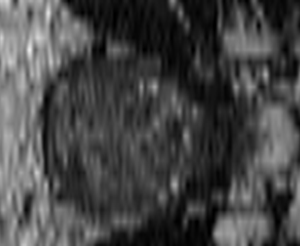
%> input picture test_recon/data_1/a0-188.png (cropped and resized to the size of MATLAB's example picture), 300 x 246 px, given in place of coins.png, which was not available
$ octave test_blend.m   (GNU Octave 9; MATLAB toolbox functions it lacks are replaced by stand-ins)
%> lines starting %> are read from the running program, lines starting %| are printed output that depends on the picture; in (x1, y1, x2, y2) boxes, pixels count from 0 and x2, y2 are one past the last pixel; in counts of white or black regions, pixels touching at a corner belong together; the program's own positions count from 1; pictures that were not available may be replaced by others from this repository, and a replacement may not be noted
%> further down, I is the input picture: size 246x300 uint8; min 0, max 236, mean 70
### interpolation_2d.m
function [A,B] = interpolation_2d(path,inter_num);
%> called with path = './test.png', inter_num = 2
% path  is pic de dress
% inter_num is intervals sample

img = imread(path);
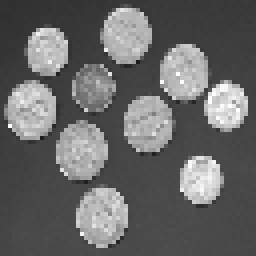
%> input picture test_recon/data_1/test.png, 64 x 64 px (shown 4 times larger)
%> img is the input picture: size 64x64 uint8; min 27, max 255, mean 103.1
% t = (img - min(img(:))) / (max(img(:)) - min(img(:)));
% img = t*255;
intervals=inter_num;
A=zeros(size(img));
B=zeros(size(img));

A(1:intervals:end,:)=img(1:intervals:end,:);
B(:,1:intervals:end)=img(:,1:intervals:end);
% subplot(121);imshow(A,[]);title("横向间隔取值",'FontSize',20);
% subplot(122);imshow(B,[]);title("纵向间隔取值",'FontSize',20);

% 生成网格
[X,Y] = meshgrid(1:size(A,2), 1:size(A,1));

mask=false(size(A));
mask(1:intervals:end,:)=true;
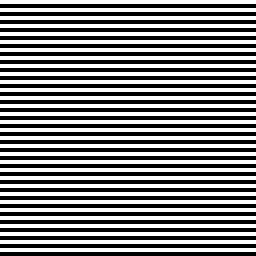
%> mask: size 64x64 logical (shown 4 times larger); 50% white in thin lines or dots

XX=X(1:intervals:end,:);
YY=Y(1:intervals:end,:);
AA=A(1:intervals:end,:);

Xq=X(~mask);
%> Xq = 2048 values from 1 to 64
Yq=Y(~mask);

new_img = interp2(XX, YY, double(AA), Xq, Yq, 'linear');
% figure
% imshow(uint8(A));
A(~mask)=new_img(:);

% figure
% imshow(uint8(A));
% title('横向插值');

%%%  B
% 生成网格
[X,Y] = meshgrid(1:size(B,2), 1:size(B,1));

mask=false(size(B));
mask(:,1:intervals:end)=true;
%> mask: size 64x64 logical; 50% white in thin lines or dots

XX=X(:,1:intervals:end);
YY=Y(:,1:intervals:end);
BB=B(:,1:intervals:end);

Bq=X(~mask);
%> Bq = 2048 values from 2 to 64
By=Y(~mask);

new_b = interp2(XX, YY, double(BB), Bq, By, 'linear');
% figure
% imshow(uint8(B));
B(~mask)=new_b(:);
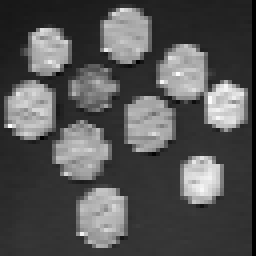
%> B: size 64x64 double (shown 4 times larger); 1.56% of the values are NaN or infinite; the others: min 27, max 255, mean 103.7; drawn with min black, max white, NaN and infinite black
A(isnan(A))=0;
%> A: size 64x64 double; min 0, max 255, mean 102
B(isnan(B))=0;
%> B: size 64x64 double; 1.56% of pixels changed, all inside (x1, y1, x2, y2) = (63, 0, 64, 64)
% figure
% imshow(uint8(B));
% title('竖向插值');

end

### multi_blend_obtain.m

function Pyramid_A = multi_blend_obtain(A)

%gaussian kernel
kernel=fspecial('gaussian',5,1);

%obtain the Gauss Pyramid
G_A0 = double(A);
G_A1 = imfilter(G_A0,kernel,'replicate');
G_A1 = imresize(G_A1,0.5,"Antialiasing",false);
%> G_A1: size 32x32 double
G_A2 = imfilter(G_A1,kernel,'replicate');
G_A2 = imresize(G_A2,0.5,"Antialiasing",false);
G_A3 = imfilter(G_A2,kernel,'replicate');
G_A3 = imresize(G_A3,0.5,"Antialiasing",false);
%> G_A3 = [143 111.1 44.22 19.47 25.53 32.52 52.83 38.64; 150.6 119.3 62.49 34.55 23.43 39.95 76.38 57.27; 135.8 90.95 55.9 53.38 44.4 38.74 64.2 63; 124.4 74.88 62.34 62.22 62.93 40.87 56.49 82.1; 124.7 76.1 67.71 66.43 60.81 42.66 58.22 97.78; 128.8 77.33 61.8 64.12 58.51 40.73 65.14 90.58; 119.3 87.63 62.12 58.06 48.4 45.98 75.92 72.45; 119.3 107.7 74.95 41.73 23.06 52.19 95.05 66.99]
G_A4 = imfilter(G_A3,kernel,'replicate');
%> G_A4 = [131.3 101.7 62.61 36.46 30.97 38.57 47.02 47.57; 129.8 101.6 66.91 43.64 37.17 43.62 53.41 56.18; 121.9 95.84 68.78 52.43 46.1 48.61 57.88 64.73; 113.8 89.8 69.55 59.41 53.53 52.32 61.27 73.32; 110.8 87.94 70.34 62.22 56.37 54.41 64.44 79.47; 110.8 88.91 70.49 60.74 54.9 55.25 66.33 79.2; 111.2 92.01 71.24 56.55 50.35 55.64 68.03 75.32; 112.6 96.44 73.02 52.12 44.95 55.79 70.44 73.22]
G_A4 = imresize(G_A4,0.5,"Antialiasing",false);
%> G_A4 = [120.2 48.94 35.51 51.29; 107.1 61.27 49.15 65.31; 100.8 65.18 54.13 73.89; 105.3 61.61 49.58 72.93]
G_A5 = imfilter(G_A4,kernel,'replicate');
%> G_A5 = [96.41 68.7 51.98 51.85; 93.55 71.03 57.92 59.13; 91.43 72.54 62.25 65.02; 91.18 72.65 63.07 66.8]
G_A5 = imresize(G_A5,0.5,"Antialiasing",false);
%> G_A5 = [83.87 53.32; 82.83 63.86]


%get Laplacian Pyramid
L_A0 = double(G_A0)-imresize(G_A1,size(G_A0),"Antialiasing",false);
L_A1 = double(G_A1)-imresize(G_A2,size(G_A1),"Antialiasing",false);
% subplot(131);imshow(L_A0);
L_A2 = double(G_A2)-imresize(G_A3,size(G_A2),"Antialiasing",false);
L_A3 = double(G_A3)-imresize(G_A4,size(G_A3),"Antialiasing",false);
%> L_A3 = [15.06 3.38 -20.85 -20.09 -8.7 -4.34 6.06 -12.81; 26.87 13.77 -4.38 -8.91 -14.57 -0.629 25.9 2.11; 20.75 -9.86 -14.77 1.68 -1.58 -9.7 5.86 -0.0238; 15.97 -22.24 -10.73 4.93 11.47 -13.28 -8.12 12.55; 20.03 -18.69 -6.08 6.79 6.97 -14.49 -10.52 23.58; 24.13 -17.35 -11.76 4.81 5.1 -16.57 -4.93 14.49; 11.23 -9.01 -10.35 1.58 -1.97 -8.8 7.2 -2.86; 9.7 10.15 2.99 -13.42 -25.87 -1.39 26.96 -7.94]
L_A4 = double(G_A4)-imresize(G_A5,size(G_A4),"Antialiasing",false);
%> L_A4 = [33.5 -28.48 -23.42 1.69; 20.95 -16.55 -12.18 12.3; 15.91 -13.44 -11.97 14.1; 21.01 -17.41 -18.93 9.73]
L_A5 = double(G_A5);
%> L_A5 = [83.87 53.32; 82.83 63.86]


Pyramid_A = {};
Pyramid_A{end+1} = L_A0;
Pyramid_A{end+1} =  L_A1;
Pyramid_A{end+1} =  L_A2;
Pyramid_A{end+1} =  L_A3;
Pyramid_A{end+1} =  L_A4;
Pyramid_A{end+1} =  L_A5;


% [4 lines of commented-out code are left out]


end

### test_blend.m
clear all
close all

I = imread('coins.png');
test_img = imresize(I,[64,64],'Antialiasing',false);
% imwrite(test_img,'./test.png');
% imshow(test_img,[]);
[A,B] = interpolation_2d('./test.png',2);
% subplot(131);imshow(A,[]);title("横向插值后",'FontSize',20);
% subplot(132);imshow(B,[]);title("纵向插值后",'FontSize',20);
% subplot(133);imshow(test_img,[]);title("原图",'FontSize',20);

a = multi_blend_obtain(test_img);
%> a = 6 items
b = multi_blend_obtain(A);
%> b = 6 items
c = multi_blend_obtain(B);
%> in multi_blend_obtain (call 3), `G_A3 = imresize(G_A3,0.5,"Antialiasing",false);`: G_A3 = [57.22 74.15 67.83 112.9 108.8 65.72 59.94 50.14; 78.46 133.1 97.13 125.6 124 114.4 91.3 55.05; 105 128.2 108.1 104.7 104.7 149.8 142 94.64; 141.5 137.7 108.8 107.3 137.4 123.1 138.9 126.1; 92.64 116.4 145 115.6 121.9 106.8 106.2 79.34; 66.18 86.09 127.7 109.8 80.85 113.8 150.2 76.37; 68.77 75.44 123 144.2 87.08 91.9 107.9 67.62; 71.44 75.29 107.9 122 82.41 75.26 74 61.61]
%> in multi_blend_obtain (call 3), `G_A4 = imfilter(G_A3,kernel,'replicate');`: G_A4 = [72.14 81.4 91.29 102.3 101.6 87.34 71.27 59.79; 90.5 99.31 103.9 109.3 111.6 105.7 91.97 76.68; 110.1 114.5 113.1 113.5 118.6 121.2 113.6 99.54; 116.8 119.7 118.1 116.5 119.8 123.1 119.3 108.9; 102.9 112.1 118.4 116.9 114.8 115.5 112.1 100.5; 84.22 98.66 113.3 113.9 107.3 106.8 103.9 90; 75.43 89.74 107.9 111.4 101 95.56 91.4 79.56; 74.12 86.04 103.2 107.5 95.29 84.66 78.31 70.35]
%> in multi_blend_obtain (call 3), `G_A4 = imresize(G_A4,0.5,"Antialiasing",false);`: G_A4 = [83.48 101.7 102 71.39; 118.2 115.2 123.2 112.7; 98.25 117.5 111.2 101.7; 78.81 109.9 92.73 78.32]
%> in multi_blend_obtain (call 3), `G_A5 = imfilter(G_A4,kernel,'replicate');`: G_A5 = [96.78 101.2 99.1 90.36; 104 107.6 106.5 100.7; 101.4 106.3 105.2 99.75; 92.86 99.55 97.51 90.5]
%> in multi_blend_obtain (call 3), `G_A5 = imresize(G_A5,0.5,"Antialiasing",false);`: G_A5 = [102.7 99.13; 99.97 97.98]
%> in multi_blend_obtain (call 3), `L_A0 = double(G_A0)-imresize(G_A1,size(G_A0),"Antialiasing",false);`:
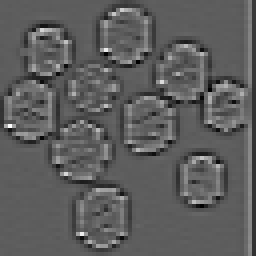
%> L_A0: size 64x64 double (shown 4 times larger); min -65.12, max 112.7, mean 0.1; drawn with min black and max white
%> in multi_blend_obtain (call 3), `L_A1 = double(G_A1)-imresize(G_A2,size(G_A1),"Antialiasing",false);`:
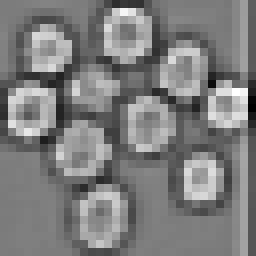
%> L_A1: size 32x32 double (shown 8 times larger); min -51.24, max 53.23, mean 0.2; drawn with min black and max white
%> in multi_blend_obtain (call 3), `L_A3 = double(G_A3)-imresize(G_A4,size(G_A3),"Antialiasing",false);`: L_A3 = [-21.41 -10.1 -28.3 10.24 5.81 -27.23 -13.94 -14.74; -10.83 40 -3.93 19.31 15.84 13.92 6.69 -22.04; -6.85 16.47 -3.4 -9.22 -14.21 33.25 34.69 -8.32; 24.47 20.85 -7.6 -10.82 15.29 1.89 23.17 12.95; -10.65 9.3 29.93 -2.97 5.04 -6.46 -1.98 -26.4; -24.33 -11.14 16.28 -6.07 -28.69 10.49 52.7 -18.46; -10.71 -12.54 16.99 33.59 -13.66 -0.0365 23.15 -13.7; -2.83 -8.3 4.54 13.83 -14.17 -11.31 -4.68 -13.34]
%> in multi_blend_obtain (call 3), `L_A4 = double(G_A4)-imresize(G_A5,size(G_A4),"Antialiasing",false);`: L_A4 = [-19.84 -0.454 2.02 -27.51; 15.75 13.67 23.67 14.07; -2.5 17.44 12.51 3.66; -21.07 10.57 -5.53 -19.39]
%> in multi_blend_obtain (call 3), `L_A5 = double(G_A5);`: L_A5 = [102.7 99.13; 99.97 97.98]
%> c = 6 items

% [5 lines of commented-out code are left out]


b_dif = {};
c_dif = {};
dIFF={};
maskb={};
maskc={};

K = fspecial('gaussian',5,1);
n = imfilter(A,K);

w1=abs(double(A-imfilter(A,K)));
w2=abs(double(B-imfilter(B,K)));
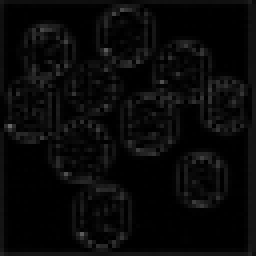
%> w2: size 64x64 double (shown 4 times larger); min 0.00146, max 105.5, mean 9.1
% imshow([A n ;w1 w2],[]);
% imshow([w1 w2],[]);
f = fspecial('average', [3 3]);
e = 0.6;

for i =1:length(a)
    %%自己的方法计算权重
    maskb{i} = w1;
    G_W2 = imfilter(w1,K,'replicate');%高斯模糊
    G_W2 = imresize(G_W2,0.5,"Antialiasing",false);%缩小一倍
    w1 = G_W2;

    maskc{i} = w2;
    C_W2 = imfilter(w2,K,'replicate');%高斯模糊
    C_W2 = imresize(C_W2,0.5,"Antialiasing",false);%缩小一倍
    w2 = C_W2;
% [5 lines of commented-out code are left out]
%%
%     %%加入强度计算权重
    F11 = maskb{i};
    F12 = maskc{i};
    E1 = imfilter(F11.^2, f, 'replicate');%计算能量
    E2 = imfilter(F12.^2, f, 'replicate');
%     imshow([E1 E2; F11 F12],[]);
    M = imfilter(F11.*F12, f, 'replicate').^2./(E1.*E2);%计算匹配度
    F11(E1<E2) = F12(E1<E2);%匹配度低时

    W_min = 0.5*(1 - (1-M)./(1-e));%计算权重
    W_max = 1 - W_min;

%     imshow([W_min W_max],[]);
    F21 = W_min.*maskb{i}+W_max.*maskc{i};
    F22 = W_min.*maskc{i}+W_max.*maskb{i};

    mask_c{i} = F21./(F21 + F22);
    mask_b{i} = F22./(F21 + F22);
% [7 lines of commented-out code are left out]
%%


end
%> this loop made 6 passes
%> (w1, w2) on pass 5: ([10.1 9.62; 8.96 9.1], [10.12 9.72; 8.21 8.71])
%> (G_W2, w1, C_W2, w2, F12, E1, E2) on pass 6: (9.44, 9.44, 9.19, 9.19, [10.12 9.72; 8.21 8.71], [92.92 91.12; 86.99 86.52], [89.96 89.12; 80.13 81.11])
%> pass 1, `C_W2 = imresize(C_W2,0.5,"Antialiasing",false);`:
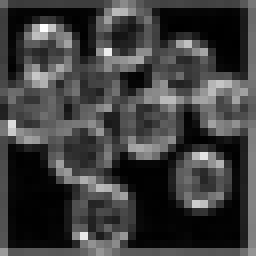
%> C_W2: size 32x32 double (shown 8 times larger); min 0.144, max 36.78, mean 9.2; drawn with min black and max white
%> after the loop, mask_b = 6 items; mask_c = 6 items; maskb = 6 items; maskc = 6 items


% [4 lines of commented-out code are left out]


for i=1:length(a)

%     dIFF{end+1}=a{i}-(0.5*b{i}+0.5*c{i});
    dIFF{end+1}=a{i}-(mask_b{i}.*b{i}+mask_c{i}.*c{i});% mask权重
    disp(['mean diff value: ',num2str(mean(abs(dIFF{end}),'all'))]);
%     figure
%     imshow(dIFF{end},[]);


end
%> this loop made 6 passes
%| mean diff value: 17.1209
%| mean diff value: 15.251
%| mean diff value: 19.3738
%| mean diff value: 20.0438
%| mean diff value: 24.8581
%| mean diff value: 28.9325
%> after the loop, dIFF = 6 items

% [16 lines of commented-out code are left out]
